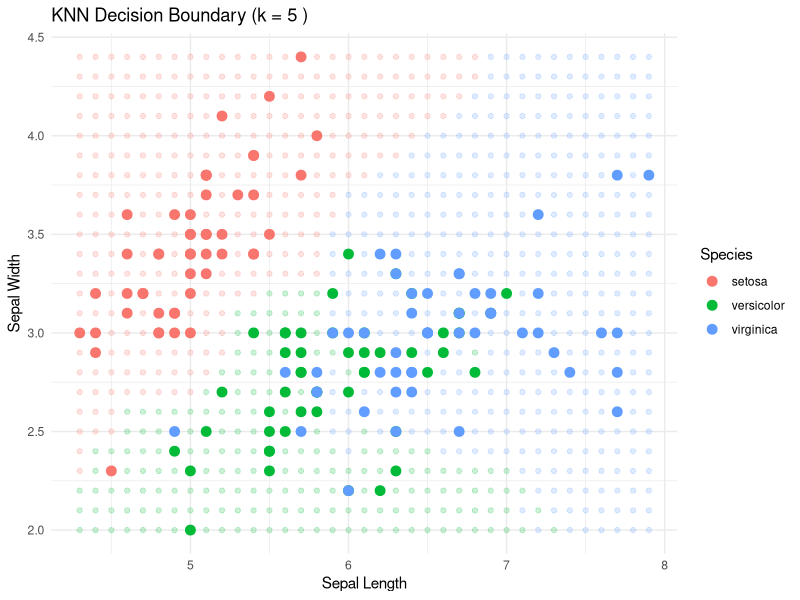
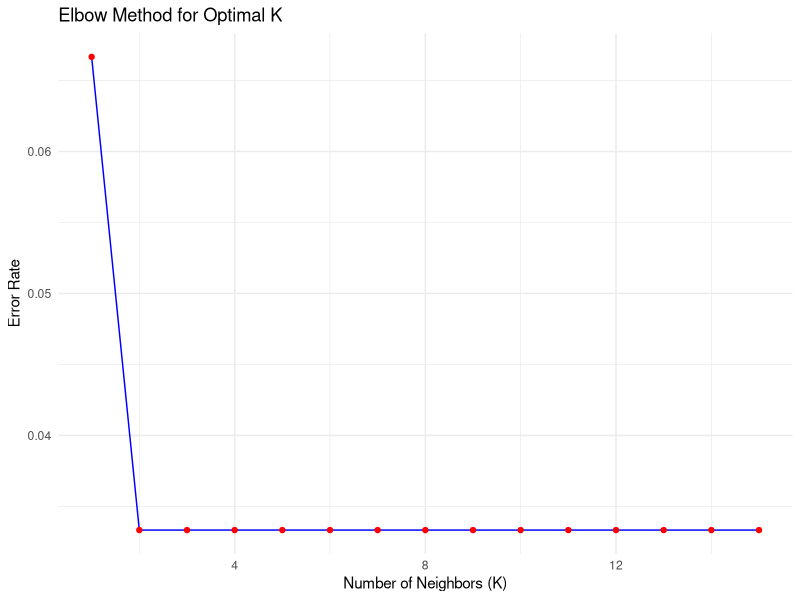

R code for these plots, in order:
# Load required packages
library(class)     # For KNN
library(ggplot2)   # For visualization
library(caret)     # For dataset splitting
library(dplyr)     # For data manipulation
library(ggplot2)   # For visualization
library(cowplot)   # For arranging multiple plots

# Load Iris dataset
data(iris)

# Normalize function (scaling features)
normalize <- function(x) {
  return((x - min(x)) / (max(x) - min(x)))
}

# Apply normalization to the first four columns (features)
iris_norm <- as.data.frame(lapply(iris[,1:4], normalize))


# Add the Species column back
iris_norm$Species <- iris$Species

View(iris_norm)

# Split into train and test sets (80% train, 20% test)
set.seed(123)
train_index <- sample(1:nrow(iris), 0.8 * nrow(iris))


train_data <- iris_norm[train_index, ]
test_data  <- iris_norm[-train_index, ]


# Separate features and labels
train_x <- train_data[,1:4]
train_y <- train_data$Species
test_x  <- test_data[,1:4]
test_y  <- test_data$Species


# Train KNN model with K=5
knn_pred <- knn(train = train_x, test = test_x, cl = train_y, k = 5)

# Evaluate model accuracy
accuracy <- mean(knn_pred == test_y)
print(paste("Model Accuracy:", round(accuracy * 100, 2), "%"))


# Create a grid for plotting decision boundary
plot_knn <- function(k_value) {
  # Generate a grid of values
  x_range <- seq(min(iris$Sepal.Length), max(iris$Sepal.Length), by = 0.1)
  y_range <- seq(min(iris$Sepal.Width), max(iris$Sepal.Width), by = 0.1)
  
  grid <- expand.grid(Sepal.Length = x_range, Sepal.Width = y_range)
  
  # Normalize grid data
  grid_norm <- as.data.frame(lapply(grid, normalize))
  
  # Predict class for each grid point
  grid_pred <- knn(train_x[, 1:2], grid_norm, train_y, k = k_value)
  
  # Convert prediction to dataframe
  grid$Species <- as.factor(grid_pred)
  
  # Plot decision boundary
  ggplot() +
    geom_point(data = grid, aes(x = Sepal.Length, y = Sepal.Width, color = Species), alpha = 0.2) +
    geom_point(data = iris, aes(x = Sepal.Length, y = Sepal.Width, color = Species), size = 3) +
    labs(title = paste("KNN Decision Boundary (k =", k_value, ")"),
         x = "Sepal Length", y = "Sepal Width") +
    theme_minimal()
}

# Visualize for K = 5
plot_knn(5)



# Finding the best K using error rate
error_rate <- numeric(15)

for (k in 1:15) {
  pred_k <- knn(train_x, test_x, train_y, k)
  error_rate[k] <- mean(pred_k != test_y)
}

# Plot error rate vs. K
ggplot(data.frame(K = 1:15, Error = error_rate), aes(x = K, y = Error)) +
  geom_line(color = "blue") +
  geom_point(color = "red") +
  labs(title = "Elbow Method for Optimal K", x = "Number of Neighbors (K)", y = "Error Rate") +
  theme_minimal()






#)__+++++++++++++++++++++++++++++++++++

set.seed(123)
runif(3)
#+++++++++++++++++++++++++++++++++++++++++++++





